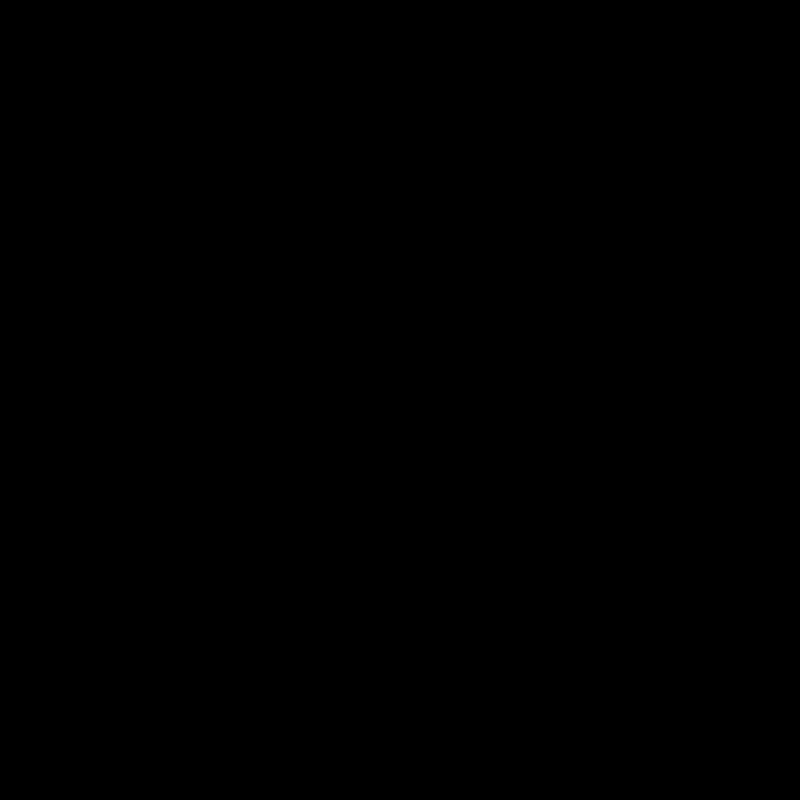
Frame 1 (no input)
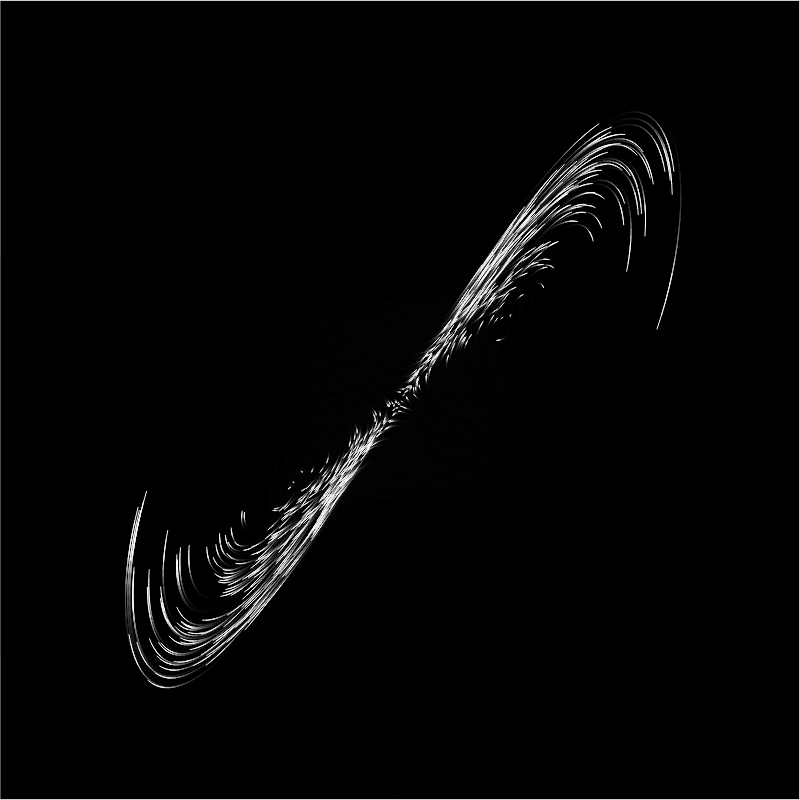
Frame 60 (no input)
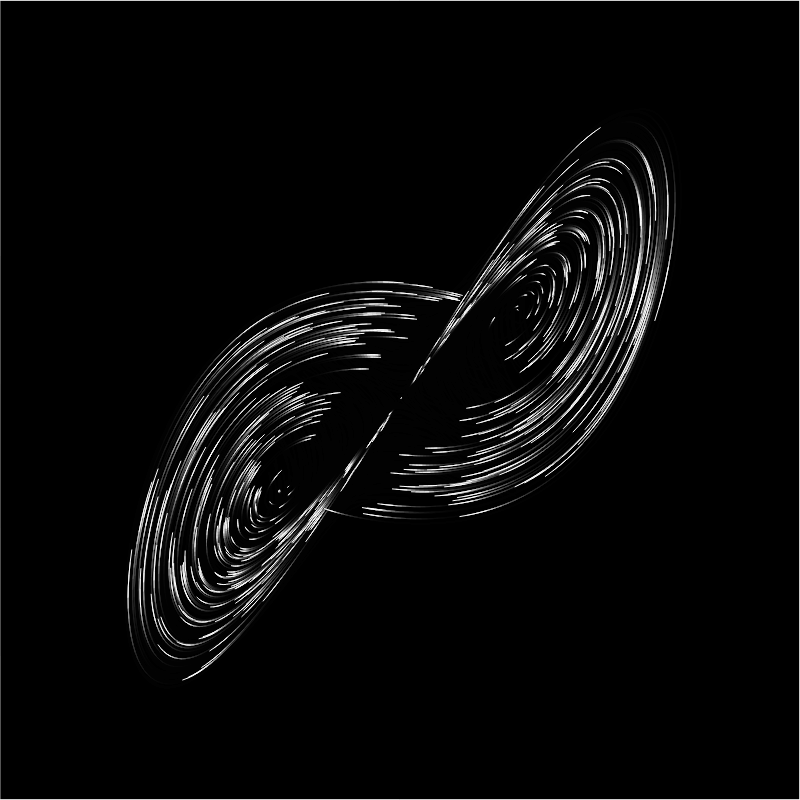
Frame 120 (the mouse pressed at the canvas centre since frame 60)

The p5.js sketch that drew these frames (run headless with seeded random() and noise() and a simulated clock; from frame 60 on, the mouse is pressed at the canvas centre):

// p5.js sketch
// ── sketch.js
//Lorenz Particles Animation
//Created by Gustavo Assis
//and Chat GPT 4.0
let particles = [];
let sigma = 10;
let rho = 28;
let beta = 8.0 / 3.0;
let dt = 0.003; // Reduced time step for slower movement

function setup() {
  createCanvas(800, 800);
  for (let i = 0; i < 600; i++) { //número de partículas
    particles[i] = new Particle(random(-10, 10), random(-10, 10), random(0, 30));
  }
  background(0);
}

function draw() {
  // Increase the opacity of the fading rectangle to shorten trail duration
  fill(0, 60);
  rect(0, 0, width, height);
  
  for (let i = 0; i < particles.length; i++) {
    particles[i].update();
    particles[i].show();
  }
}

class Particle {
  constructor(x, y, z) {
    this.pos = createVector(x, y, z);
    this.history = [];
  }

  update() {
    let dx = (sigma * (this.pos.y - this.pos.x)) * dt;
    let dy = (this.pos.x * (rho - this.pos.z) - this.pos.y) * dt;
    let dz = (this.pos.x * this.pos.y - beta * this.pos.z) * dt;
    this.pos.x += dx;
    this.pos.y += dy;
    this.pos.z += dz;

    this.history.push(createVector(this.pos.x, this.pos.y, this.pos.z));
    if (this.history.length > 5) { // Reduce the number of historical positions
      this.history.splice(0, 1);
    }
  }

  show() {
    stroke(255);
    noFill();
    beginShape();
    for (let i = 0; i < this.history.length; i++) {
      let v = this.history[i];
      // Zoom out by adjusting the mapping
      let x = map(v.x, -30, 30, 0, width);
      let y = map(v.y, -40, 40, height, 0);
      vertex(x, y);
    }
    endShape();
  }
}
